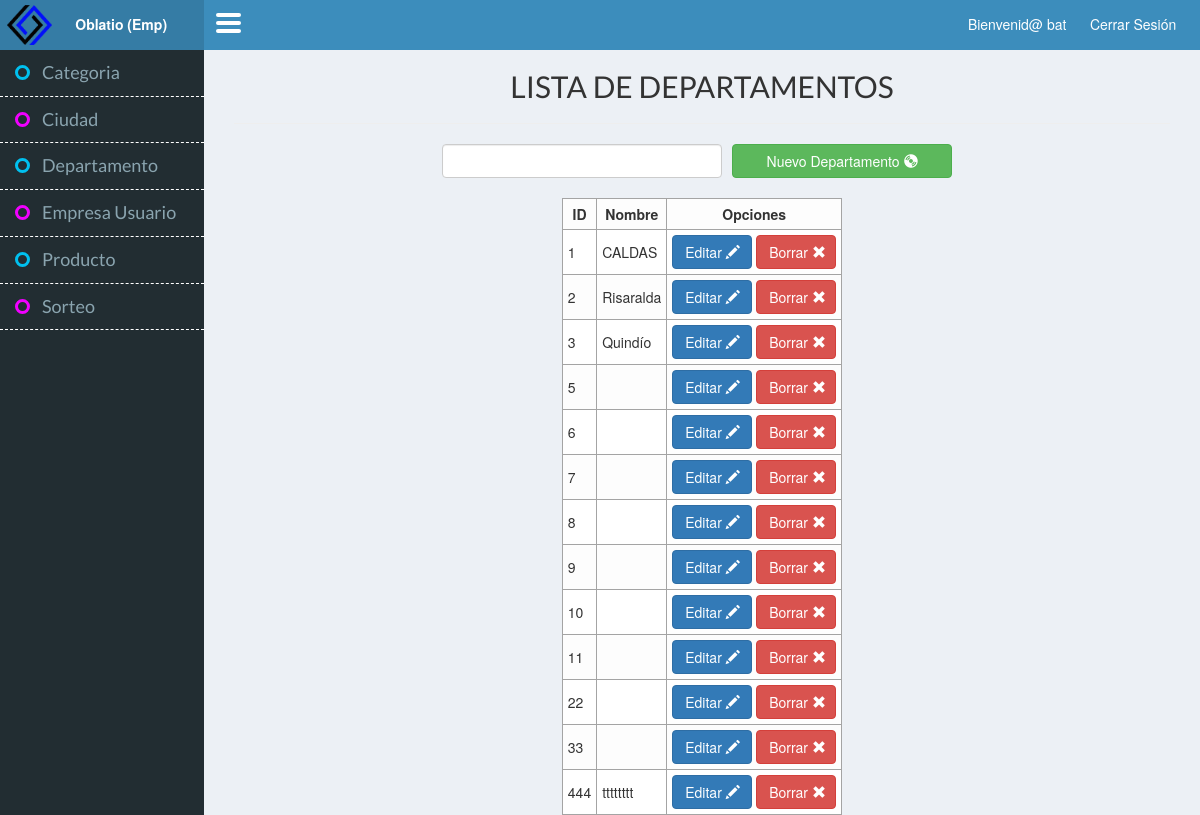
Page /index.php?controller=Departamento&action=index (signed in) on the committed database.
### tables this page shows
CREATE TABLE `departamento` (
  `dep_id` int(11) NOT NULL,
  `dep_nombre` varchar(25) NOT NULL
);

### core/ControladorBase.php (called while the page is built, shortened)
<?php
class ControladorBase {
    protected $layout;
    public function __construct() {
        require_once 'Conectar.php';
        require_once 'EntidadBase.php';
        if (isset($_SESSION['adm_tipo_administrador'])) {
            $this->layout = 'admin';
        }elseif (isset ( $_SESSION['emp_cod'])) {
            $this->layout = 'empresa';
        } elseif (isset ( $_SESSION['usu_cod'])) {
            $this->layout = 'usuario';
        }
        else {
            $this->layout = 'principal';
        }
    }
    public function view($vista, $datos = null) {
        require_once 'view/layouts/' . $this->layout . '.php';
    }
}
?>

### controller/DepartamentoController.php (called while the page is built, shortened)
<?php
class DepartamentoController extends ControladorBase {
    public $adapter;
    public function __construct() {
        $this->conectar = new Conectar();
        $this->adapter = $this->conectar->conexion();
    }
    public function index() {
        $departamento = new Departamento($this->adapter);
        $allusers = $departamento->getAll();
        $this->view("departamento/indexDepartamentoView", array(
            "allusers" => $allusers,
            "nombre" => "ADSI"
        ));
    }
}

### core/Conectar.php (called while the page is built)
<?php
class Conectar
{
    private $driver;
    private $host, $user, $pass, $database, $charset;
    public function __construct()
    {
        $db_cfg = require_once 'config/database.php';
        $this->driver =$db_cfg["driver"];
        $this->host =$db_cfg["host"];
        $this->user =$db_cfg["user"];
        $this->pass =$db_cfg["pass"];
        $this->database =$db_cfg["database"];
        $this->charset =$db_cfg["charset"];
    }
    public function conexion()
    {
        if ($this->driver == "mysql" || $this->driver == null){
            $con = new mysqli($this->host, $this->user, $this->pass, $this->database);
            $con->query("SET NAMES '".$this->charset."'");
        }
        return $con;
    }
}
?>

### config/database.php (called while the page is built)
<?php
return array(
    "driver"    =>"mysql",
    "host"      =>"localhost",
    "user"      =>"root",
    "pass"      =>"",
    "database"  =>"oblatio_mvc_bd",
    "charset"   =>"utf8"
);
?>

### model/Departamento.php (called while the page is built, shortened)
<?php
class Departamento extends EntidadBase {
    public function __construct($adapter) {
        $table = "departamento";
    }
}
?>

### core/EntidadBase.php (called while the page is built, shortened)
<?php
class EntidadBase {
    private $table;
    private $db;
    public function __construct($table, $adapter) {
        $this->table = (string) $table;
        $this->db = $adapter;
    }
    public function getAll() {
        $query = $this->db->query("SELECT * FROM $this->table");
        $resultSet = null;
        while ($row = $query->fetch_object()) {
            $resultSet[] = $row;
        }
        return $resultSet;
    }
}
?>

### view/departamento/indexDepartamentoView.php (the view)
<div id="" class="col-xs-12">
    <h3 class="textoCentrado FuenteTitulo tamanioFuente2">LISTA DE DEPARTAMENTOS</h3>
    <hr/>
</div>
<div id="" class="col-xs-12">
    <div  class="centrarBusqueda">
        <input type = "text" name="busqueda" class="form-control campoBusqueda"/>
        <a href = "<?php echo "index.php?controller=departamento&action=nuevoRegistro"; ?>" class="btn btn-success botonCrear">
            Nuevo Departamento
            <i class="glyphicon glyphicon-cd"></i>
        </a>
    </div>
</div>
<div class="col-xs-12">
    <table id="tabla" class="centrarTabla">
        <thead>
            <tr>
                <th class="textoCentrado">ID</th>
                <th class="textoCentrado">Nombre</th>
                <th class="textoCentrado">Opciones</th>
            </tr>
        </thead>
        <tbody>
            <?php
            if (isset($allusers)) {
                foreach ($allusers as $user) {
                    ?>
                    <tr>
                        <td><?php echo $user->dep_id; ?></td>
                        <td><?php echo $user->dep_nombre; ?></td>
                        <td>
                            <a href = "<?php echo "index.php?controller=departamento&action=modificar"; ?>&codigo=<?php echo $user->dep_id; ?>"  class="btn btn-primary anchoBoton">
                                Editar
                                <i class="glyphicon glyphicon-pencil"></i>
                            </a>
                            <a href = "<?php echo "index.php?controller=departamento&action=borrar"; ?>&codigo=<?php echo $user->dep_id; ?>" class="btn btn-danger anchoBoton">
                                Borrar
                                <i class="glyphicon glyphicon-remove"></i>
                            </a>
                        </td>
                    </tr>
                    <?php
                }
            }
            ?>
        </tbody>
    </table>
</div>

### css/cssPrincipal.css (style rules this page uses)
body { margin: 0; padding-top: 50px; background-color: #ECF0F5; }
td, th { border: #A4A4A4 1px solid; padding: 5px; }
.centrarTabla { margin: 0 auto; }
.textoCentrado { text-align: center; }
.anchoBoton { width: 80px; }
.botonCrear { width: 220px; margin-left: 10px; }
.campoBusqueda { float: left; width: 280px; }
.centrarBusqueda { float: none; margin: 0 auto; width: 520px; margin-bottom: 20px !important; }

### css/_fuentes.css (style rules this page uses)
.FuenteTitulo { font-family: 'Lato', sans-serif; }
.tamanioFuente2 { font-size: 30px; }

### rows in the picture
departamento: dep_id "1", dep_nombre "CALDAS"
departamento: dep_id "2", dep_nombre "Risaralda"
departamento: dep_id "3", dep_nombre "Quindío"
departamento: dep_id "5"
departamento: dep_id "6"
departamento: dep_id "7"
departamento: dep_id "8"
departamento: dep_id "9"
departamento: dep_id "10"
departamento: dep_id "11"
departamento: dep_id "22"
departamento: dep_id "33"
departamento: dep_id "444", dep_nombre "tttttttt"

### other values in the picture
$_SESSION['nombre'] "bat"
